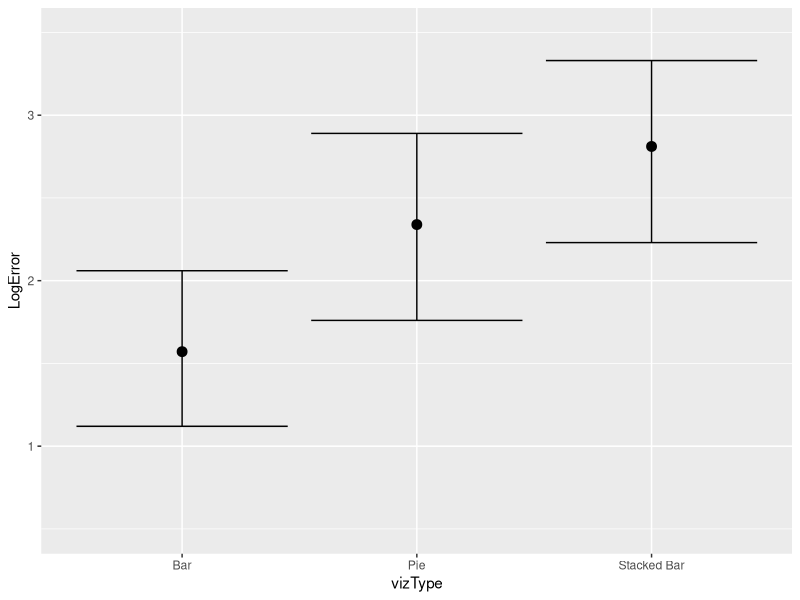

The R script that drew this image:
library(ggplot2)
library(boot)
library(readr)

ErrorData <- read_csv("Bar and Error.csv")

meanfun <- function(data, i){
  return(mean(data[i]))   
}

bresults<- boot(data=ErrorData$Bar, statistic = meanfun, R=1000)
presults<- boot(data=ErrorData$Pie, statistic = meanfun, R=1000)
sbresults<- boot(data=ErrorData$Stacked, statistic = meanfun, R=1000)

bci <- boot.ci(bresults, type = "bca")
pci <- boot.ci(presults, type = "bca")
sbci <- boot.ci(sbresults, type = "bca")

BCI <- read_csv("Bootstrap CI.csv")

ggplot(BCI, aes(vizType, LogError)) +
  geom_errorbar(aes(ymin = BCI$min, ymax = BCI$max)) +
  geom_point(aes(x=BCI$vizType, y=BCI$Mean), colour="black", size=3)